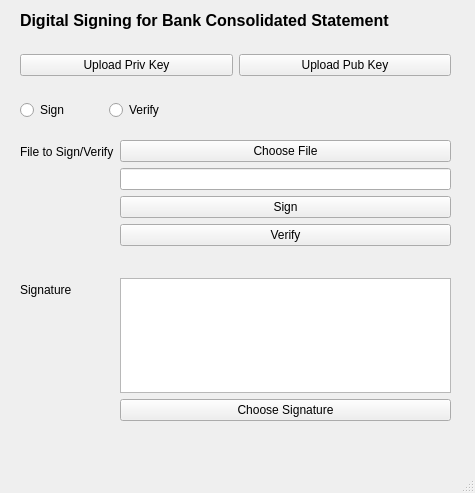
<?xml version="1.0" encoding="UTF-8"?>
<ui version="4.0">
 <class>MainWindow</class>
 <widget class="QMainWindow" name="MainWindow">
  <property name="geometry">
   <rect>
    <x>0</x>
    <y>0</y>
    <width>475</width>
    <height>493</height>
   </rect>
  </property>
  <property name="windowTitle">
   <string>MainWindow</string>
  </property>
  <widget class="QWidget" name="centralwidget">
   <widget class="QLabel" name="label">
    <property name="geometry">
     <rect>
      <x>20</x>
      <y>10</y>
      <width>401</width>
      <height>21</height>
     </rect>
    </property>
    <property name="font">
     <font>
      <pointsize>12</pointsize>
      <weight>75</weight>
      <bold>true</bold>
     </font>
    </property>
    <property name="text">
     <string>Digital Signing for Bank Consolidated Statement</string>
    </property>
   </widget>
   <widget class="QWidget" name="formLayoutWidget">
    <property name="geometry">
     <rect>
      <x>20</x>
      <y>140</y>
      <width>431</width>
      <height>281</height>
     </rect>
    </property>
    <layout class="QFormLayout" name="formLayout">
     <item row="0" column="0">
      <widget class="QLabel" name="label_6">
       <property name="text">
        <string>File to Sign/Verify</string>
       </property>
      </widget>
     </item>
     <item row="0" column="1">
      <layout class="QVBoxLayout" name="verticalLayout_2">
       <item>
        <widget class="QPushButton" name="chooseFileButton">
         <property name="text">
          <string>Choose File</string>
         </property>
        </widget>
       </item>
       <item>
        <widget class="QLineEdit" name="filePathLineEdit"/>
       </item>
       <item>
        <widget class="QPushButton" name="signButton">
         <property name="text">
          <string>Sign</string>
         </property>
        </widget>
       </item>
       <item>
        <widget class="QPushButton" name="verifyButton">
         <property name="text">
          <string>Verify</string>
         </property>
        </widget>
       </item>
      </layout>
     </item>
     <item row="2" column="0">
      <widget class="QLabel" name="label_2">
       <property name="text">
        <string>Signature</string>
       </property>
      </widget>
     </item>
     <item row="2" column="1">
      <layout class="QVBoxLayout" name="verticalLayout">
       <item>
        <widget class="QPlainTextEdit" name="signatureText"/>
       </item>
       <item>
        <widget class="QPushButton" name="chooseSignatureButton">
         <property name="text">
          <string>Choose Signature</string>
         </property>
        </widget>
       </item>
      </layout>
     </item>
     <item row="1" column="1">
      <spacer name="horizontalSpacer">
       <property name="orientation">
        <enum>Qt::Horizontal</enum>
       </property>
       <property name="sizeHint" stdset="0">
        <size>
         <width>40</width>
         <height>20</height>
        </size>
       </property>
      </spacer>
     </item>
    </layout>
   </widget>
   <widget class="QWidget" name="horizontalLayoutWidget_3">
    <property name="geometry">
     <rect>
      <x>20</x>
      <y>90</y>
      <width>171</width>
      <height>41</height>
     </rect>
    </property>
    <layout class="QHBoxLayout" name="horizontalLayout_3">
     <item>
      <widget class="QRadioButton" name="signChoice">
       <property name="text">
        <string>Sign</string>
       </property>
      </widget>
     </item>
     <item>
      <widget class="QRadioButton" name="verifyChoice">
       <property name="text">
        <string>Verify</string>
       </property>
      </widget>
     </item>
    </layout>
   </widget>
   <widget class="QWidget" name="horizontalLayoutWidget">
    <property name="geometry">
     <rect>
      <x>20</x>
      <y>50</y>
      <width>431</width>
      <height>31</height>
     </rect>
    </property>
    <layout class="QHBoxLayout" name="horizontalLayout_4">
     <item>
      <widget class="QPushButton" name="privKeyButton">
       <property name="text">
        <string>Upload Priv Key</string>
       </property>
      </widget>
     </item>
     <item>
      <widget class="QPushButton" name="pubKeyButton">
       <property name="text">
        <string>Upload Pub Key</string>
       </property>
      </widget>
     </item>
    </layout>
   </widget>
  </widget>
  <widget class="QMenuBar" name="menubar">
   <property name="geometry">
    <rect>
     <x>0</x>
     <y>0</y>
     <width>475</width>
     <height>22</height>
    </rect>
   </property>
  </widget>
  <widget class="QStatusBar" name="statusbar"/>
 </widget>
 <resources/>
 <connections/>
</ui>
